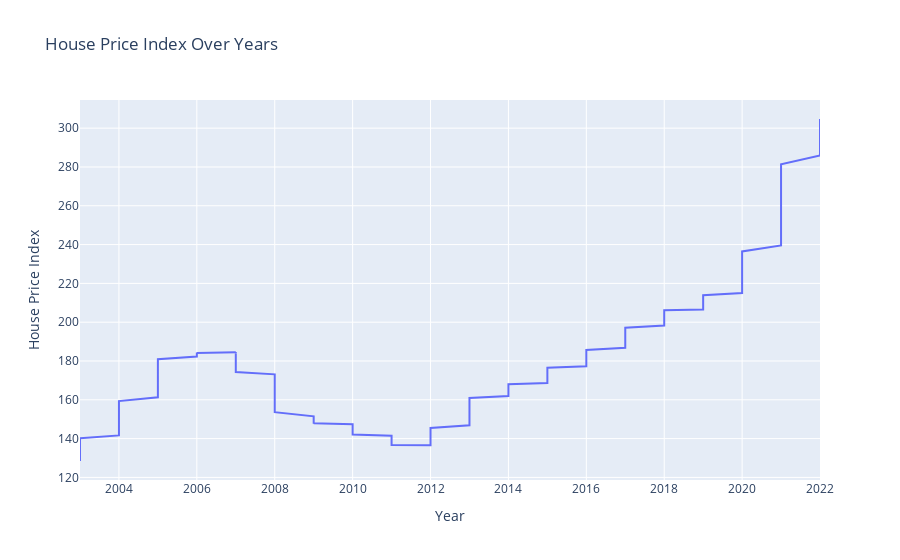

Notebook code cell kept with this figure:
### Markdown cell above
# House_Price_Index vs Date

### Code cell
fig = go.Figure()

fig.add_trace(go.Scatter(x=file['year'], y=file['House_Price_Index'], mode='lines', name='House Price Index'))

fig.update_layout(title='House Price Index Over Years',
                  xaxis=dict(title='Year'),
                  yaxis=dict(title='House Price Index'))

fig.show()

### Figure 1 — Plotly figure (JSON) as saved in the notebook; plotly's stock layout.template omitted (floating-point values rounded to 4 significant figures; data arrays with more than 128 entries replaced by an {"elided": "..."} marker saying what was removed)
{"data": [{"mode": "lines", "name": "House Price Index", "type": "scatter", "x": {"elided": "240 int values"}, "y": {"elided": "240 float values"}}], "layout": {"title": {"text": "House Price Index Over Years"}, "xaxis": {"title": {"text": "Year"}}, "yaxis": {"title": {"text": "House Price Index"}}}}
